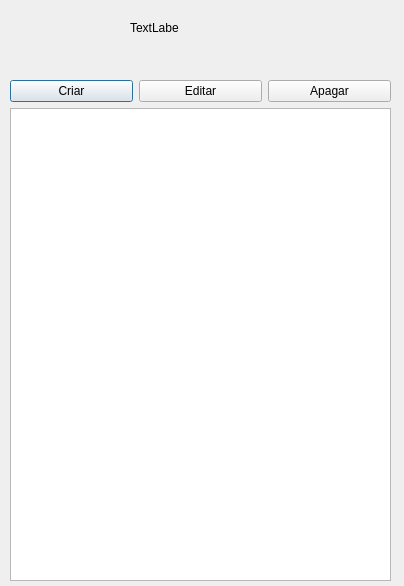
<?xml version="1.0" encoding="UTF-8"?>
<ui version="4.0">
 <class>Pagina_Inicial</class>
 <widget class="QDialog" name="Pagina_Inicial">
  <property name="geometry">
   <rect>
    <x>0</x>
    <y>0</y>
    <width>404</width>
    <height>586</height>
   </rect>
  </property>
  <property name="windowTitle">
   <string>Dialog</string>
  </property>
  <widget class="QLabel" name="lblTeste">
   <property name="geometry">
    <rect>
     <x>130</x>
     <y>20</y>
     <width>49</width>
     <height>16</height>
    </rect>
   </property>
   <property name="text">
    <string>TextLabel</string>
   </property>
  </widget>
  <widget class="QWidget" name="layoutWidget">
   <property name="geometry">
    <rect>
     <x>10</x>
     <y>80</y>
     <width>381</width>
     <height>501</height>
    </rect>
   </property>
   <layout class="QGridLayout" name="gridLayout">
    <item row="0" column="0">
     <layout class="QHBoxLayout" name="horizontalLayout">
      <item>
       <widget class="QPushButton" name="btnCriar">
        <property name="text">
         <string>Criar</string>
        </property>
       </widget>
      </item>
      <item>
       <widget class="QPushButton" name="btnEditar">
        <property name="text">
         <string>Editar</string>
        </property>
       </widget>
      </item>
      <item>
       <widget class="QPushButton" name="btnApagar">
        <property name="text">
         <string>Apagar</string>
        </property>
       </widget>
      </item>
     </layout>
    </item>
    <item row="1" column="0">
     <widget class="QListWidget" name="lwTodosT"/>
    </item>
   </layout>
  </widget>
 </widget>
 <resources/>
 <connections/>
</ui>
